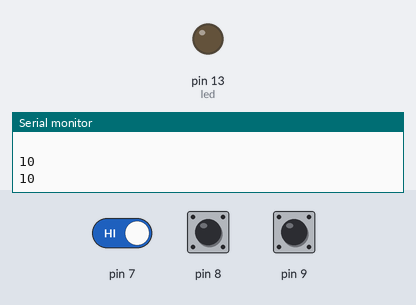
This sketch was run on a simulated Arduino Uno, built with avr-gcc and run on an emulated ATmega328P. Shown: output pins drawn as LEDs (lit = HIGH), the last lines printed to the serial monitor. The inputs (shaded band) are chosen by the test bench; at power-on: pin 9 HIGH, pin 7 HIGH, pin 8 HIGH.

Above: at 1.2 s.
1.3 s: pin 9 pulled LOW for 0.15 s
At 1.38 s:
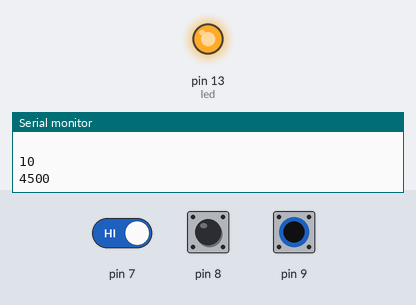
2.9 s: pin 9 pulled LOW for 3.2 s
At 7.2 s:
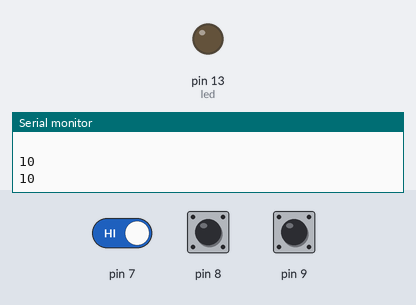
7.6 s: pin 7 driven LOW and pin 9 driven LOW
At 8.9 s:
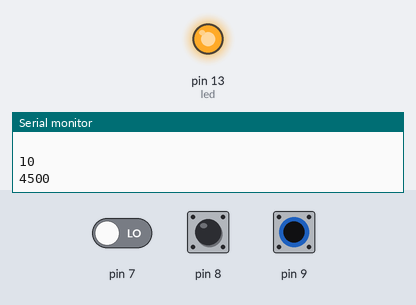
9.5 s: pin 9 driven HIGH
At 10.7 s:
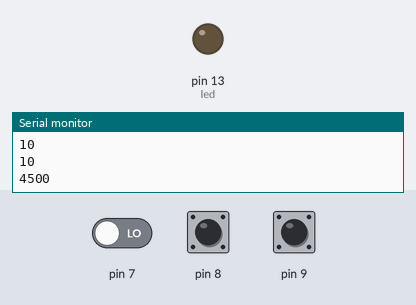
11.0 s: pin 9 driven LOW
At 11.7 s:
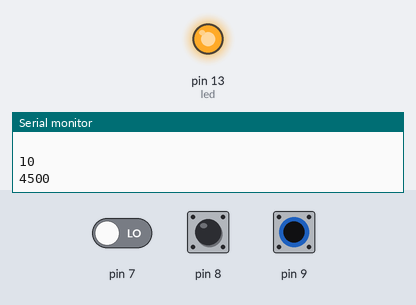
Timing chart, 0 to 13.9 s (numbered marks = the images above; inputs shaded):
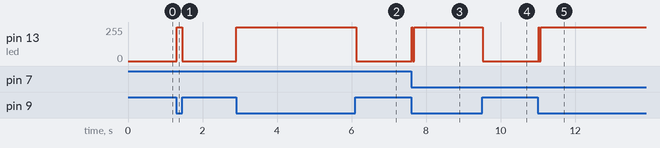

The sketch:

Tutorial_small_sensor_Youtube.ino
```cpp
#include <CapacitiveSensor.h>

CapacitiveSensor cs1 = CapacitiveSensor(6,7);
CapacitiveSensor cs2 = CapacitiveSensor(6,8);
CapacitiveSensor cs3 = CapacitiveSensor(6,9);

void setup() {
  // put your setup code here, to run once:
  Serial.begin(9600);
  pinMode(13,OUTPUT); // led

}

void loop() {
  // put your main code here, to run repeatedly:
  long cs1v = cs1.capacitiveSensor(30);
   long cs2v = cs2.capacitiveSensor(30);
    long cs3v = cs3.capacitiveSensor(30);

  Serial.println(cs1v);
  Serial.println(" ");


if (cs1v > 200)
  {
    digitalWrite (13, HIGH);
  }
  else
  {
    digitalWrite(13, LOW);
  }


if (cs2v > 200)
  {
    digitalWrite(13, HIGH);
  }
  else
  {
    digitalWrite(13, LOW);
  }
Serial.println(cs2v);

if (cs3v > 200)
  {
    digitalWrite(13, HIGH);
  }
  else
  {
    digitalWrite(13, LOW);
  }

  Serial.println(cs3v);
   delay(15);
}
```

Measured:
- after the input at 1.3 s, pin 13 (led): 0/255 → 255/255 at once, → 0/255 0.15 s later
- after the input at 2.9 s, pin 13 (led): 0/255 → 255/255 at once, → 0/255 3.2 s later
- after the input at 7.6 s, pin 13 (led): 0/255 → 254/255 at once, → 255/255 0.15 s later
- after the input at 9.5 s, pin 13 (led): 255/255 → 0/255 at once
- after the input at 11.0 s, pin 13 (led): 0/255 → 254/255 at once, → 255/255 0.15 s later
